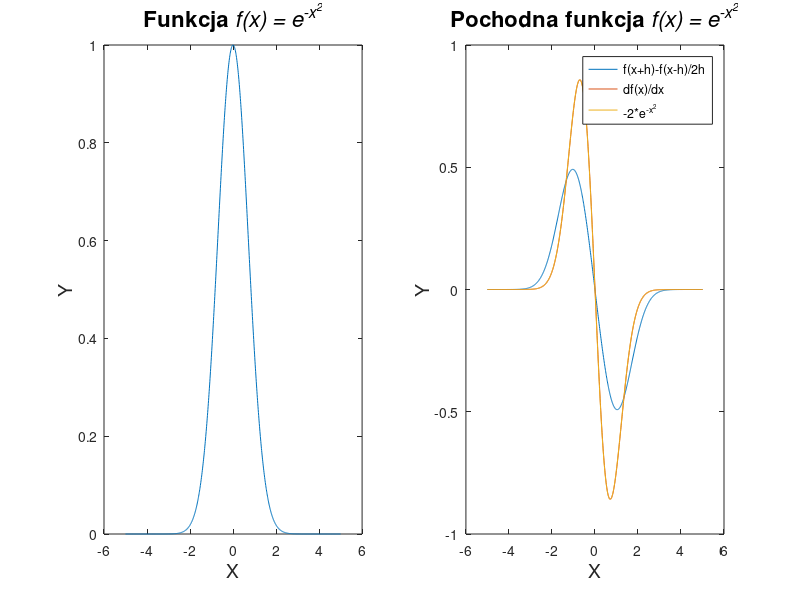

Recreate this plot in MATLAB.
x = [-5:.01:5];
f_x = exp(-x.^2);
subplot(1,2,1);
plot(x,f_x)
xlabel('X','FontSize', 14);
ylabel('Y','FontSize', 14);
title('Funkcja \it{f(x) = e^{-x^2}}','FontSize', 16);

subplot(1,2,2);
h = 1;
f_x_prim = ((exp(-(x+h).^2))-(exp(-(x-h).^2)))/2*h; 
plot(x,f_x_prim);
hold on;
xlabel('X','FontSize', 14);
ylabel('Y','FontSize', 14);
title('Pochodna funkcja \it{f(x) = e^{-x^2}}','FontSize', 16);

subplot(1,2,2);
d_f_x = diff(f_x)./diff(x);
plot(x(2:end),d_f_x);

d2_f_x = -2*x.*exp(-x.^2);
plot(x,d2_f_x)
legend('f(x+h)-f(x-h)/2h','df(x)/dx','-2*e^{-x^2}');